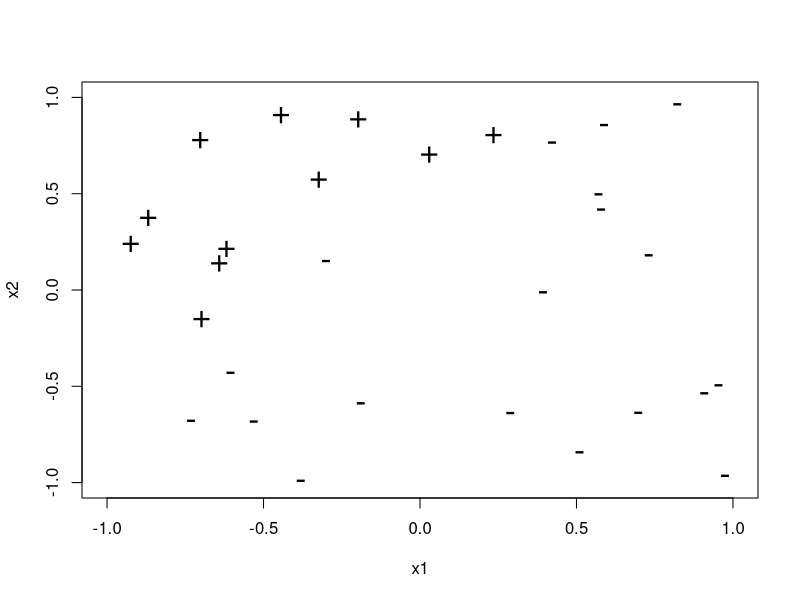

Write the R code that produced this figure.
x1 <- runif(30,-1,1)
x2 <- runif(30,-1,1)
x <- cbind(x1,x2)
Y <- ifelse(x2>0.5+x1,+1,-1)
plot(x,pch=ifelse(Y>0,"+","-"), xlim=c(-1,1),ylim=c(-1,1),cex=2)


euclidean.norm = function(x) {sqrt(sum(x * x))}
distance.from.plane = function(z,w,b) {
  sum(z*w) + b
  }
classify.linear = function(x,w,b) {
  distances =
  apply(x, 1, distance.from.plane, w, b)
  return(ifelse(distances < 0, -1, +1))
  }
perceptron = function(x, y, learning.rate=1) {
  w = vector(length = ncol(x)) # initialize w
  b = 0 # Initialize b
  k = 0 # count updates
  R = max(apply(x, 1, euclidean.norm))
  made.mistake = TRUE # to enter the while loop
  while (made.mistake) {
    made.mistake=FALSE # hopefully
    yc <- classify.linear(x,w,b)
    for (i in 1:nrow(x)) {
      if (y[i] != yc[i]) {
        w <- w + learning.rate * y[i]*x[i,]
        b <- b + learning.rate * y[i]*R^2
        k <- k+1
        made.mistake=TRUE
      }
    } }
  s = euclidean.norm(w)
  return(list(w=w/s,b=b/s,updates=k))
}
(p <- perceptron(x,Y))